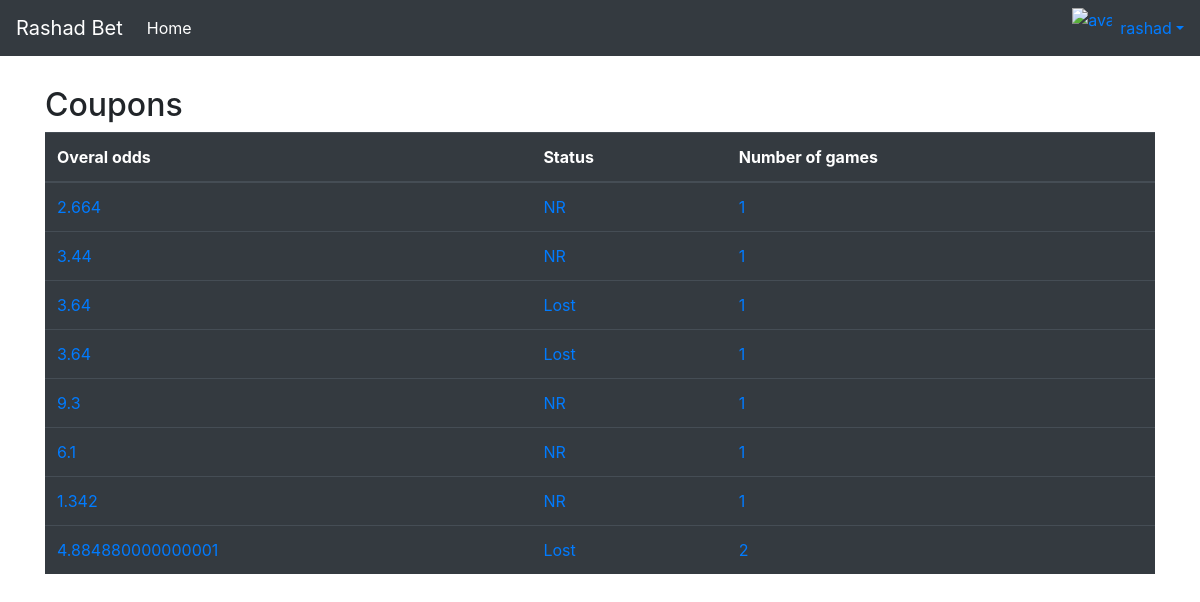
Before: /coupons/ (signed in) with the older database file.
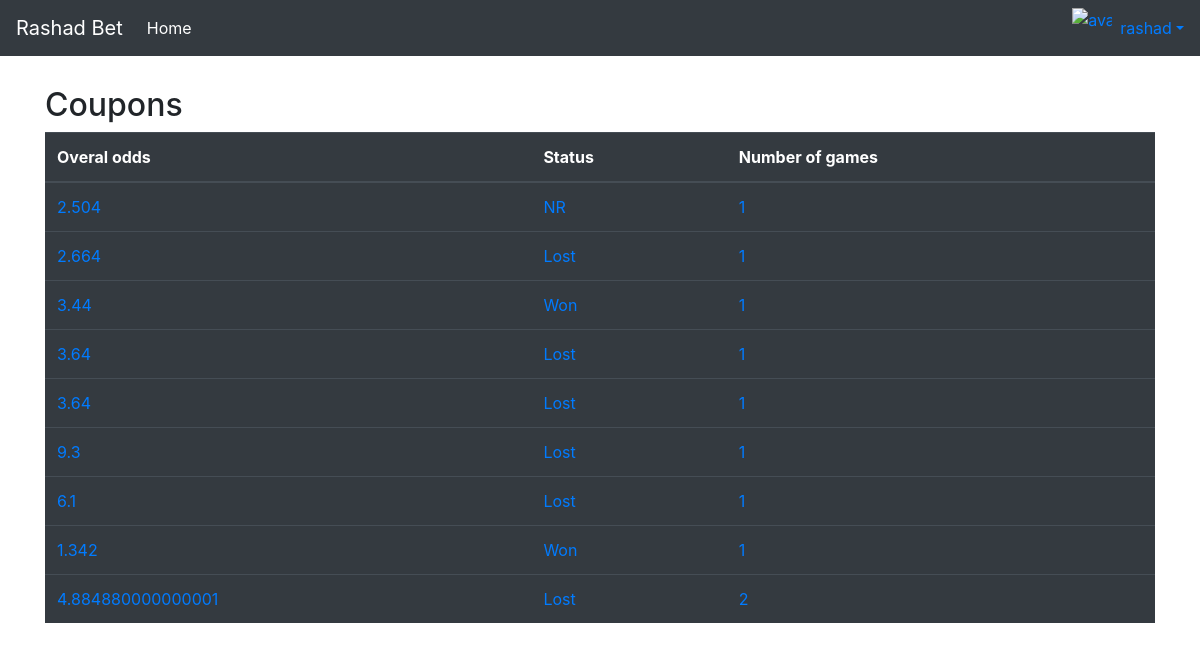
After: the same page with the newer database file.
### core/models.py (models this page shows, shortened)
class BetSlip(models.Model):
    slug = models.SlugField(default=get_random_value)
    profile = models.ForeignKey(Profile, on_delete=models.CASCADE)
    games = models.ManyToManyField('Game')
    bet_slip_code = models.CharField(max_length=21, default=get_random_value)
    accepted = models.BooleanField(default=False)
    status = models.CharField(max_length=10, default='NR')
    stake = models.FloatField(blank=True,null=True)
    datetime = models.DateTimeField(auto_now_add=True)
    def get_overal_odd(self):
        overal_odd = 1
        for i in self.games.all():
            overal_odd = i.odd * overal_odd
        return overal_odd

class Game(models.Model):
    home_team = models.CharField(max_length=50)
    away_team = models.CharField(max_length=50)
    location = models.CharField(max_length=50, blank=True)
    prediction = models.CharField(max_length=10, null=True)
    odd = models.FloatField(null=True)
    result = models.CharField(max_length=10, blank=True, null=True)
    status = models.CharField(max_length=10, default='NR')

### core/views.py (the view)
# urls.py: path('coupons/',coupons,name='coupons'),
def coupons(request):
    profile = Profile.objects.get(user=request.user)
    bet_slip_qs = BetSlip.objects.filter(profile=profile, accepted=True)
    if bet_slip_qs.exists():
        context = {
            'coupons':bet_slip_qs.order_by("-datetime")
        }
        return render(request,"coupons.html",context)
    else:
        messages.warning(request,"You do not have any coupon")
        return redirect('index')

### templates/coupons.html (shortened to what this page needs)
{% extends 'layout.html' %}
{% load static %}
{% block content %}
<h2>Coupons</h2>
<table class="table table-dark table-hover">
    <thead class="thead-dark">
      <tr>
        <th scope="col">Overal odds</th>
        <th scope="col">Status</th>
        <th scope="col">Number of games</th>
      </tr>
    </thead>
    <tbody>
        {% for coupon in coupons %}
            <tr>
                <td><a href="{% url 'coupon-detail' coupon.slug %}">{{coupon.get_overal_odd}}</a></td>
                <td><a href="{% url 'coupon-detail' coupon.slug %}">{{coupon.status}}</a></td>
                <td><a href="{% url 'coupon-detail' coupon.slug %}">{{coupon.games.all.count}}</a></td>
            </tr>
        {% endfor %}
    </tbody>
</table>
{% endblock content %}

### templates/layout.html (shortened to what this page needs)
{% load static %}
<!DOCTYPE html>
<html lang="en">
<head>
    <link rel="stylesheet" href="{% static 'css/bootstrap.min.css' %}">
    <link rel="stylesheet" href="{% static 'css/style.css' %}">
</head>
<body>
    {% include 'includes/navbar.html' %}
    <div style="margin-top: 30px; margin-bottom: 100px;" class="container">
    {% block content %}
    {% endblock content %}
    </div>
</body>
</html>

### templates/includes/navbar.html (shortened to what this page needs)
<nav class="navbar navbar-expand navbar-dark bg-dark">
    <a class="navbar-brand" href="/">Rashad Bet</a>
    <div class="collapse navbar-collapse" id="navbarsExample02">
      <ul class="navbar-nav mr-auto">
        <li class="nav-item active">
          <a class="nav-link" href="{% url 'index' %}">Home <span class="sr-only">(current)</span></a>
        </li>
      </ul>
      <ul class="navbar-nav ml-auto">
        {% if request.user.is_authenticated %}
          <a href="javascript:void(0);" class="btn-user dropdown-toggle media align-items-center" data-toggle="dropdown" data-sidebar="true" aria-expanded="false">
            <img class="mr-2" src="https://s3.eu-central-1.amazonaws.com/bootstrapbaymisc/blog/24_days_bootstrap/fox.jpg" width="40" height="40" alt="avatar">
            <div class="media-body">
                {{request.user}}
            </div>
          </a>
        {% endif %}
      </ul>
    </div>
  </nav>

### templates/includes/navbar.html (style rules this page uses)
li { float: left; }
li a { display: block; color: white; text-align: center; padding: 14px 16px; text-decoration: none; }

Changed rows visible on the page:
added BetSlip: get_overal_odd "2.504", status "NR", games.all.count "1"
changed BetSlip (number 2 of 9 on the later page): status "NR" → "Lost"
changed BetSlip (number 3 of 9 on the later page): status "NR" → "Won"
changed BetSlip (number 6 of 9 on the later page): status "NR" → "Lost"
changed BetSlip (number 7 of 9 on the later page): status "NR" → "Lost"
changed BetSlip (number 8 of 9 on the later page): status "NR" → "Won"
